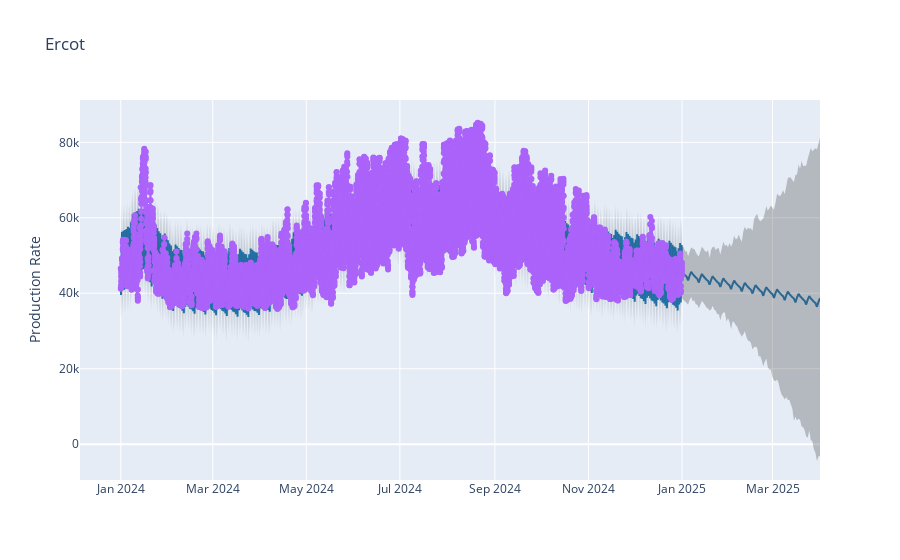

The notebook cell this image was saved under:
### Code cell
import plotly.graph_objects as go

def timeseries(df, x, yhat, lower, upper, actual, title_name, save = False):

    fig = go.Figure([
        go.Scatter(
            name='Measurement',
            x=df[x],
            y=df['yhat'],
            mode='lines',
            line=dict(color='rgb(31, 119, 180)'),
            showlegend=False
        ),
        go.Scatter(
            name='Upper Bound',
            x=df[x],
            y=df[upper],
            mode='lines',
            marker=dict(color="#444"),
            line=dict(width=0),
            showlegend=False
        ),
        go.Scatter(
            name='Lower Bound',
            x=df[x],
            y=df[lower],
            marker=dict(color="#444"),
            line=dict(width=0),
            mode='lines',
            fillcolor='rgba(68, 68, 68, 0.3)',
            fill='tonexty',
            showlegend=False
        )
    ])
    fig.update_layout(
        yaxis_title='Production Rate',
        title=f'{title_name}',
        hovermode="x"
    )
    fig.add_trace(go.Scatter(x=actual['ds'], y=actual["y"],
                    mode='lines+markers',
                    name='Actual values',
                    showlegend=False)) 
    
    fig.show()
    
    if save: 
        fig.write_html(f"{title_name}.html")


timeseries(forecast,'ds', 'yhat', 'yhat_lower', \
    'yhat_upper', actual = df1, title_name='Ercot', save = True)

### Figure 1 — Plotly figure (JSON) as saved in the notebook; plotly's stock layout.template omitted (floating-point values rounded to 4 significant figures; data arrays with more than 128 entries replaced by an {"elided": "..."} marker saying what was removed)
{"data": [{"line": {"color": "rgb(31, 119, 180)"}, "mode": "lines", "name": "Measurement", "showlegend": false, "type": "scatter", "x": {"elided": "8873 str values"}, "y": {"elided": "8873 float values"}}, {"line": {"width": 0}, "marker": {"color": "#444"}, "mode": "lines", "name": "Upper Bound", "showlegend": false, "type": "scatter", "x": {"elided": "8873 str values"}, "y": {"elided": "8873 float values"}}, {"fill": "tonexty", "fillcolor": "rgba(68, 68, 68, 0.3)", "line": {"width": 0}, "marker": {"color": "#444"}, "mode": "lines", "name": "Lower Bound", "showlegend": false, "type": "scatter", "x": {"elided": "8873 str values"}, "y": {"elided": "8873 float values"}}, {"mode": "lines+markers", "name": "Actual values", "showlegend": false, "type": "scatter", "x": {"elided": "8784 str values"}, "y": {"elided": "8784 float values"}}], "layout": {"hovermode": "x", "title": {"text": "Ercot"}, "yaxis": {"title": {"text": "Production Rate"}}}}
